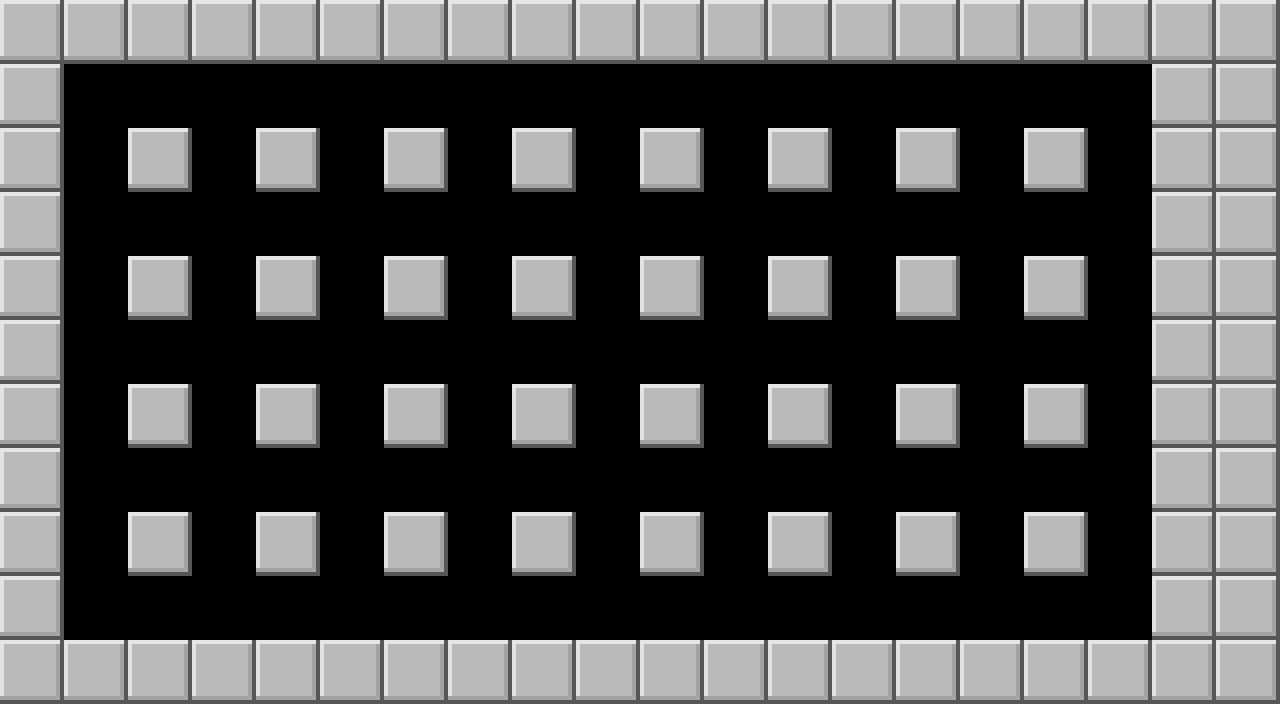

This is a level from a 2D game, rendered from its Tiled map with the project's own tilesets. A one-line summary and the complete map file follow:
An orthogonal 20x11 tile map with 64x64 px tiles, 1 tile layer (Tile Layer 1) and 65 objects (36x wall, 27x brick, player, bombItem).

<map version="1.5" tiledversion="1.7.2" orientation="orthogonal" renderorder="right-down" width="20" height="11" tilewidth="64" tileheight="64" infinite="0" nextlayerid="4" nextobjectid="78">
 <tileset firstgid="1" name="classic" tilewidth="64" tileheight="64" tilecount="256" columns="16">
  <image source="classic.png" trans="ff00ff" width="1024" height="1024" />
 </tileset>
 <layer id="1" name="Tile Layer 1" width="20" height="11">
  <data encoding="csv">
6,6,6,6,6,6,6,6,6,6,6,6,6,6,6,6,6,6,6,6,
6,0,0,0,0,0,0,0,0,0,0,0,0,0,0,0,0,0,6,6,
6,0,6,0,6,0,6,0,6,0,6,0,6,0,6,0,6,0,6,6,
6,0,0,0,0,0,0,0,0,0,0,0,0,0,0,0,0,0,6,6,
6,0,6,0,6,0,6,0,6,0,6,0,6,0,6,0,6,0,6,6,
6,0,0,0,0,0,0,0,0,0,0,0,0,0,0,0,0,0,6,6,
6,0,6,0,6,0,6,0,6,0,6,0,6,0,6,0,6,0,6,6,
6,0,0,0,0,0,0,0,0,0,0,0,0,0,0,0,0,0,6,6,
6,0,6,0,6,0,6,0,6,0,6,0,6,0,6,0,6,0,6,6,
6,0,0,0,0,0,0,0,0,0,0,0,0,0,0,0,0,0,6,6,
6,6,6,6,6,6,6,6,6,6,6,6,6,6,6,6,6,6,6,6
</data>
 </layer>
 <objectgroup id="2" name="Object Layer 1">
  <object id="1" type="player" x="64" y="64" width="64" height="64" />
  <object id="2" type="wall" x="128" y="128" width="64" height="64" />
  <object id="7" type="wall" x="256" y="128" width="64" height="64" />
  <object id="36" type="brick" x="192" y="64" width="64" height="64" />
  <object id="37" type="brick" x="128" y="192" width="64" height="64" />
  <object id="38" type="brick" x="256" y="320" width="64" height="64" />
  <object id="39" type="brick" x="192" y="256" width="64" height="64" />
  <object id="40" type="brick" x="128" y="448" width="64" height="64" />
  <object id="41" type="bombItem" x="71" y="327" width="50" height="50" />
  <object id="42" type="brick" x="320" y="64" width="64" height="64" />
  <object id="77" type="brick" x="192" y="128" width="64" height="64" />
  <object id="43" type="brick" x="448" y="320" width="64" height="64" />
  <object id="52" type="brick" x="576" y="512" width="64" height="64" />
  <object id="53" type="brick" x="640" y="448" width="64" height="64" />
  <object id="57" type="brick" x="768" y="576" width="64" height="64" />
  <object id="59" type="brick" x="832" y="448" width="64" height="64" />
  <object id="60" type="brick" x="704" y="384" width="64" height="64" />
  <object id="61" type="brick" x="960" y="512" width="64" height="64" />
  <object id="62" type="brick" x="1088" y="320" width="64" height="64" />
  <object id="63" type="brick" x="832" y="320" width="64" height="64" />
  <object id="64" type="brick" x="832" y="128" width="64" height="64" />
  <object id="67" type="brick" x="960" y="128" width="64" height="64" />
  <object id="65" type="brick" x="960" y="192" width="64" height="64" />
  <object id="66" type="brick" x="1088" y="64" width="64" height="64" />
  <object id="54" type="brick" x="448" y="128" width="64" height="64" />
  <object id="55" type="brick" x="576" y="64" width="64" height="64" />
  <object id="56" type="brick" x="576" y="192" width="64" height="64" />
  <object id="44" type="brick" x="319" y="449" width="64" height="64" />
  <object id="50" type="brick" x="384" y="576" width="64" height="64" />
  <object id="51" type="brick" x="512" y="448" width="64" height="64" />
  <object id="45" type="brick" x="320" y="192" width="64" height="64" />
  <object id="3" type="wall" x="128" y="256" width="64" height="64" />
  <object id="4" type="wall" x="128" y="384" width="64" height="64" />
  <object id="5" type="wall" x="254" y="384" width="64" height="64" />
  <object id="6" type="wall" x="256" y="256" width="64" height="64" />
  <object id="8" type="wall" x="384" y="128" width="64" height="64" />
  <object id="9" type="wall" x="384" y="256" width="64" height="64" />
  <object id="10" type="wall" x="384" y="384" width="64" height="64" />
  <object id="14" type="wall" x="512" y="512" width="64" height="64" />
  <object id="11" type="wall" x="128" y="512" width="64" height="64" />
  <object id="12" type="wall" x="256" y="512" width="64" height="64" />
  <object id="13" type="wall" x="384" y="512" width="64" height="64" />
  <object id="15" type="wall" x="512" y="384" width="64" height="64" />
  <object id="16" type="wall" x="512" y="256" width="64" height="64" />
  <object id="17" type="wall" x="512" y="128" width="64" height="64" />
  <object id="18" type="wall" x="640" y="128" width="64" height="64" />
  <object id="19" type="wall" x="640" y="256" width="64" height="64" />
  <object id="20" type="wall" x="640" y="384" width="64" height="64" />
  <object id="21" type="wall" x="640" y="512" width="64" height="64" />
  <object id="22" type="wall" x="768" y="512" width="64" height="64" />
  <object id="23" type="wall" x="768" y="384" width="64" height="64" />
  <object id="24" type="wall" x="768" y="256" width="64" height="64" />
  <object id="25" type="wall" x="768" y="128" width="64" height="64" />
  <object id="26" type="wall" x="894" y="128" width="64" height="64" />
  <object id="27" type="wall" x="896" y="256" width="64" height="64" />
  <object id="28" type="wall" x="896" y="384" width="64" height="64" />
  <object id="29" type="wall" x="896" y="512" width="64" height="64" />
  <object id="30" type="wall" x="1024" y="512" width="64" height="64" />
  <object id="31" type="wall" x="1024" y="384" width="64" height="64" />
  <object id="33" type="wall" x="1024" y="127" width="64" height="64" />
  <object id="34" type="wall" x="1024" y="256" width="64" height="64" />
  <object id="46" type="wall" x="0" y="0" width="64" height="704" />
  <object id="47" type="wall" x="64" y="0" width="1216" height="64" />
  <object id="48" type="wall" x="1152" y="64" width="128" height="640" />
  <object id="49" type="wall" x="64" y="640" width="1088" height="64" />
 </objectgroup>
</map>
